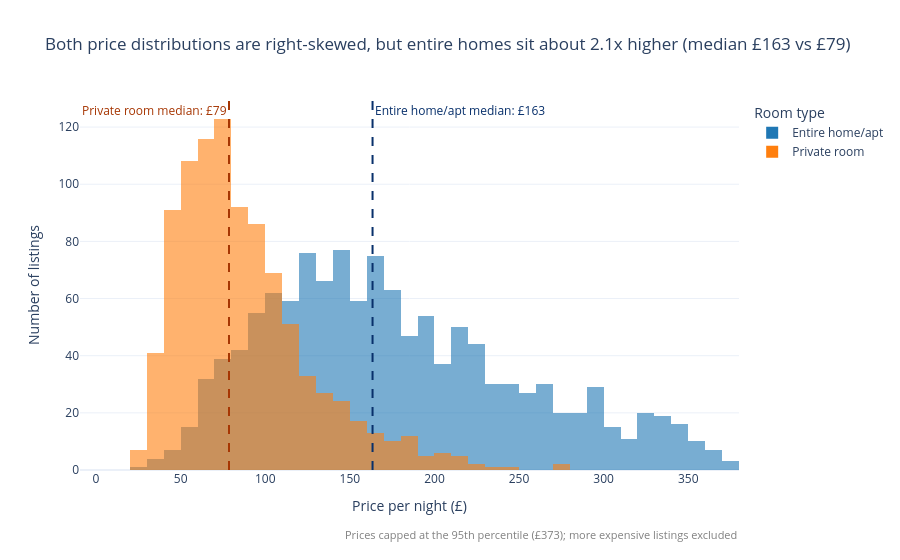

Notebook source saved alongside this figure:
### Code cell
# Task 1 — overlapping histogram of price by room type
rooms = ['Entire home/apt', 'Private room']
df_t1 = df_cap[df_cap['room_type'].isin(rooms)]

# Colour has meaning: one fixed colour per room type, reused (darker) for its median line
colour_map = {'Entire home/apt': '#1f77b4', 'Private room': '#ff7f0e'}
line_map = {'Entire home/apt': '#08306b', 'Private room': '#a63603'}

medians = df_t1.groupby('room_type')['price'].median()
ratio = medians['Entire home/apt'] / medians['Private room']

fig1 = px.histogram(
    df_t1,
    x='price',
    color='room_type',
    barmode='overlay',
    opacity=0.6,
    nbins=50,
    category_orders={'room_type': rooms},
    color_discrete_map=colour_map,
    labels={'price': 'Price per night (£)', 'room_type': 'Room type'},
    title=(f"Both price distributions are right-skewed, but entire homes sit about "
           f"{ratio:.1f}x higher (median £{medians['Entire home/apt']:.0f} vs £{medians['Private room']:.0f})"),
)

# Median line for EACH room type, differently coloured, with annotation
for i, room in enumerate(rooms):
    fig1.add_vline(
        x=medians[room],
        line_dash='dash',
        line_width=2,
        line_color=line_map[room],
        annotation_text=f"{room} median: £{medians[room]:.0f}",
        annotation_position='top right' if i == 0 else 'top left',
        annotation_font_color=line_map[room],
    )

# Annotate the outlier cap (rule 1)
fig1.add_annotation(
    text=f"Prices capped at the 95th percentile (£{p95:.0f}); more expensive listings excluded",
    xref='paper', yref='paper', x=1, y=-0.2,
    showarrow=False, xanchor='right', font=dict(size=11, color='gray'),
)

fig1.update_layout(
    template='plotly_white',
    legend_title_text='Room type',
    yaxis_title='Number of listings',
    margin=dict(b=90),
)
fig1.show()

### Figure 1 — Plotly figure (JSON) as saved in the notebook; plotly's stock layout.template omitted (floating-point values rounded to 4 significant figures; data arrays with more than 128 entries replaced by an {"elided": "..."} marker saying what was removed)
{"data": [{"bingroup": "x", "hovertemplate": "Room type=Entire home/apt<br>Price per night (£)=%{x}<br>count=%{y}<extra></extra>", "legendgroup": "Entire home/apt", "marker": {"color": "#1f77b4", "opacity": 0.6, "pattern": {"shape": ""}}, "name": "Entire home/apt", "nbinsx": 50, "orientation": "v", "showlegend": true, "type": "histogram", "x": {"elided": "1251 float values"}, "xaxis": "x", "yaxis": "y"}, {"bingroup": "x", "hovertemplate": "Room type=Private room<br>Price per night (£)=%{x}<br>count=%{y}<extra></extra>", "legendgroup": "Private room", "marker": {"color": "#ff7f0e", "opacity": 0.6, "pattern": {"shape": ""}}, "name": "Private room", "nbinsx": 50, "orientation": "v", "showlegend": true, "type": "histogram", "x": {"elided": "942 float values"}, "xaxis": "x", "yaxis": "y"}], "layout": {"annotations": [{"font": {"color": "#08306b"}, "showarrow": false, "text": "Entire home/apt median: £163", "x": 163.4, "xanchor": "left", "xref": "x", "y": 1, "yanchor": "top", "yref": "y domain"}, {"font": {"color": "#a63603"}, "showarrow": false, "text": "Private room median: £79", "x": 78.57, "xanchor": "right", "xref": "x", "y": 1, "yanchor": "top", "yref": "y domain"}, {"font": {"color": "gray", "size": 11}, "showarrow": false, "text": "Prices capped at the 95th percentile (£373); more expensive listings excluded", "x": 1, "xanchor": "right", "xref": "paper", "y": -0.2, "yref": "paper"}], "barmode": "overlay", "legend": {"title": {"text": "Room type"}, "tracegroupgap": 0}, "margin": {"b": 90}, "shapes": [{"line": {"color": "#08306b", "dash": "dash", "width": 2}, "type": "line", "x0": 163.4, "x1": 163.4, "xref": "x", "y0": 0, "y1": 1, "yref": "y domain"}, {"line": {"color": "#a63603", "dash": "dash", "width": 2}, "type": "line", "x0": 78.57, "x1": 78.57, "xref": "x", "y0": 0, "y1": 1, "yref": "y domain"}], "title": {"text": "Both price distributions are right-skewed, but entire homes sit about 2.1x higher (median £163 vs £79)"}, "xaxis": {"anchor": "y", "domain": [0, 1], "title": {"text": "Price per night (£)"}}, "yaxis": {"anchor": "x", "domain": [0, 1], "title": {"text": "Number of listings"}}}}
